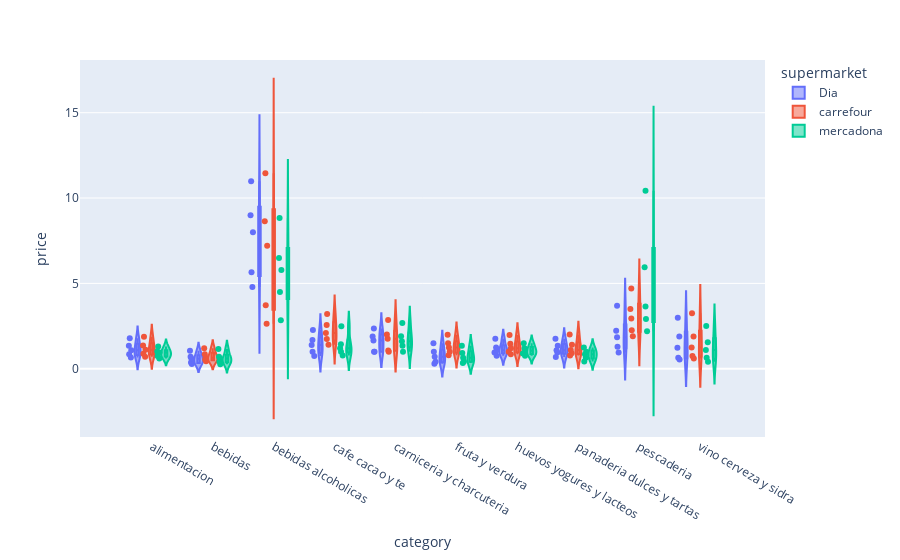

Notebook source saved alongside this figure:
### Code cell
fig = px.violin(x, x='category', y='price', color='supermarket', box=True, points='all')
fig.show()

### Figure 1 — Plotly figure (JSON) as saved in the notebook; plotly's stock layout.template omitted (floating-point values rounded to 4 significant figures)
{"data": [{"alignmentgroup": "True", "box": {"visible": true}, "hovertemplate": "supermarket=Dia<br>category=%{x}<br>price=%{y}<extra></extra>", "legendgroup": "Dia", "marker": {"color": "#636efa"}, "name": "Dia", "offsetgroup": "Dia", "orientation": "v", "points": "all", "scalegroup": "True", "showlegend": true, "type": "violin", "x": ["alimentacion", "alimentacion", "alimentacion", "alimentacion", "alimentacion", "bebidas", "bebidas", "bebidas", "bebidas", "bebidas", "bebidas alcoholicas", "bebidas alcoholicas", "bebidas alcoholicas", "bebidas alcoholicas", "bebidas alcoholicas", "cafe cacao y te", "cafe cacao y te", "cafe cacao y te", "cafe cacao y te", "cafe cacao y te", "carniceria y charcuteria", "carniceria y charcuteria", "carniceria y charcuteria", "carniceria y charcuteria", "carniceria y charcuteria", "fruta y verdura", "fruta y verdura", "fruta y verdura", "fruta y verdura", "fruta y verdura", "huevos yogures y lacteos", "huevos yogures y lacteos", "huevos yogures y lacteos", "huevos yogures y lacteos", "huevos yogures y lacteos", "panaderia dulces y tartas", "panaderia dulces y tartas", "panaderia dulces y tartas", "panaderia dulces y tartas", "panaderia dulces y tartas", "pescaderia", "pescaderia", "pescaderia", "pescaderia", "pescaderia", "vino cerveza y sidra", "vino cerveza y sidra", "vino cerveza y sidra", "vino cerveza y sidra", "vino cerveza y sidra"], "x0": " ", "xaxis": "x", "y": [0.6555, 0.85, 1.09, 1.35, 1.79, 0.278, 0.358, 0.59, 0.7, 1.05, 4.79, 5.65, 7.99, 8.99, 10.99, 0.75, 1, 1.39, 1.69, 2.27, 1, 1, 1.65, 1.89, 2.35, 0.29, 0.41, 0.704, 0.99, 1.49, 0.7635, 0.95, 1.09, 1.25, 1.75, 0.69, 0.95, 1.09, 1.35, 1.75, 0.947, 1.29, 1.85, 2.232, 3.69, 0.542, 0.638, 1.23, 1.89, 2.99], "y0": " ", "yaxis": "y"}, {"alignmentgroup": "True", "box": {"visible": true}, "hovertemplate": "supermarket=carrefour<br>category=%{x}<br>price=%{y}<extra></extra>", "legendgroup": "carrefour", "marker": {"color": "#EF553B"}, "name": "carrefour", "offsetgroup": "carrefour", "orientation": "v", "points": "all", "scalegroup": "True", "showlegend": true, "type": "violin", "x": ["alimentacion", "alimentacion", "alimentacion", "alimentacion", "alimentacion", "bebidas", "bebidas", "bebidas", "bebidas", "bebidas", "bebidas alcoholicas", "bebidas alcoholicas", "bebidas alcoholicas", "bebidas alcoholicas", "bebidas alcoholicas", "cafe cacao y te", "cafe cacao y te", "cafe cacao y te", "cafe cacao y te", "cafe cacao y te", "carniceria y charcuteria", "carniceria y charcuteria", "carniceria y charcuteria", "carniceria y charcuteria", "carniceria y charcuteria", "fruta y verdura", "fruta y verdura", "fruta y verdura", "fruta y verdura", "fruta y verdura", "huevos yogures y lacteos", "huevos yogures y lacteos", "huevos yogures y lacteos", "huevos yogures y lacteos", "huevos yogures y lacteos", "panaderia dulces y tartas", "panaderia dulces y tartas", "panaderia dulces y tartas", "panaderia dulces y tartas", "panaderia dulces y tartas", "pescaderia", "pescaderia", "pescaderia", "pescaderia", "pescaderia", "vino cerveza y sidra", "vino cerveza y sidra", "vino cerveza y sidra", "vino cerveza y sidra", "vino cerveza y sidra"], "x0": " ", "xaxis": "x", "y": [0.7, 0.88, 1.114, 1.361, 1.87, 0.44, 0.52, 0.64, 0.844, 1.2, 2.638, 3.72, 7.2, 8.64, 11.45, 1.398, 1.74, 2.1, 2.565, 3.2, 1, 1.07, 1.75, 2, 2.85, 0.79, 0.99, 1.25, 1.49, 1.99, 0.85, 1, 1.2, 1.468, 1.98, 0.78, 0.9, 1.1, 1.4, 2, 1.899, 2.25, 2.95, 3.5, 4.7, 0.6, 0.751, 1.25, 1.893, 3.25], "y0": " ", "yaxis": "y"}, {"alignmentgroup": "True", "box": {"visible": true}, "hovertemplate": "supermarket=mercadona<br>category=%{x}<br>price=%{y}<extra></extra>", "legendgroup": "mercadona", "marker": {"color": "#00cc96"}, "name": "mercadona", "offsetgroup": "mercadona", "orientation": "v", "points": "all", "scalegroup": "True", "showlegend": true, "type": "violin", "x": ["alimentacion", "alimentacion", "alimentacion", "alimentacion", "alimentacion", "bebidas", "bebidas", "bebidas", "bebidas", "bebidas", "bebidas alcoholicas", "bebidas alcoholicas", "bebidas alcoholicas", "bebidas alcoholicas", "bebidas alcoholicas", "cafe cacao y te", "cafe cacao y te", "cafe cacao y te", "cafe cacao y te", "cafe cacao y te", "carniceria y charcuteria", "carniceria y charcuteria", "carniceria y charcuteria", "carniceria y charcuteria", "carniceria y charcuteria", "fruta y verdura", "fruta y verdura", "fruta y verdura", "fruta y verdura", "fruta y verdura", "huevos yogures y lacteos", "huevos yogures y lacteos", "huevos yogures y lacteos", "huevos yogures y lacteos", "huevos yogures y lacteos", "panaderia dulces y tartas", "panaderia dulces y tartas", "panaderia dulces y tartas", "panaderia dulces y tartas", "panaderia dulces y tartas", "pescaderia", "pescaderia", "pescaderia", "pescaderia", "pescaderia", "vino cerveza y sidra", "vino cerveza y sidra", "vino cerveza y sidra", "vino cerveza y sidra", "vino cerveza y sidra"], "x0": " ", "xaxis": "x", "y": [0.604, 0.75, 0.95, 1.006, 1.3, 0.27, 0.42, 0.6, 0.7, 1.15, 2.845, 4.49, 5.79, 6.485, 8.825, 0.782, 1, 1.2, 1.428, 2.49, 1, 1.35, 1.61, 1.91, 2.68, 0.3365, 0.43, 0.65, 0.92, 1.35, 0.7555, 0.89, 1.05, 1.2, 1.5, 0.43, 0.65, 0.85, 1, 1.25, 2.2, 2.92, 3.64, 5.95, 10.42, 0.412, 0.65, 1.092, 1.55, 2.5], "y0": " ", "yaxis": "y"}], "layout": {"legend": {"title": {"text": "supermarket"}, "tracegroupgap": 0}, "margin": {"t": 60}, "violinmode": "group", "xaxis": {"anchor": "y", "domain": [0, 1], "title": {"text": "category"}}, "yaxis": {"anchor": "x", "domain": [0, 1], "title": {"text": "price"}}}}
